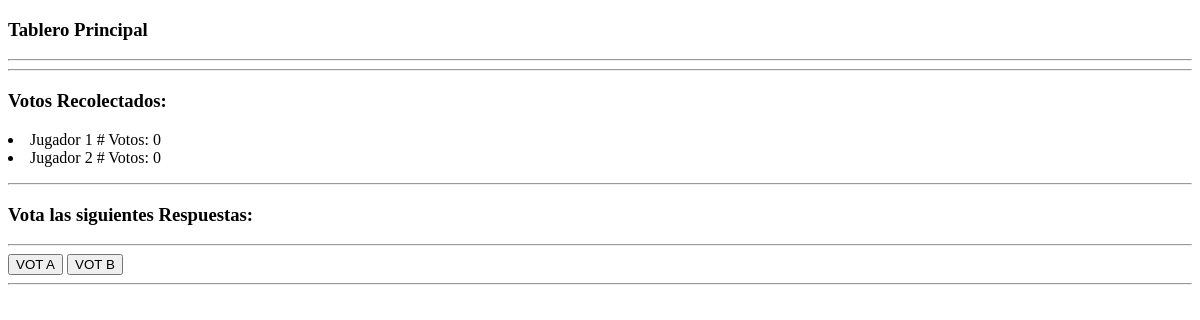
Page /polls/voteBoard/ on the earlier database version.
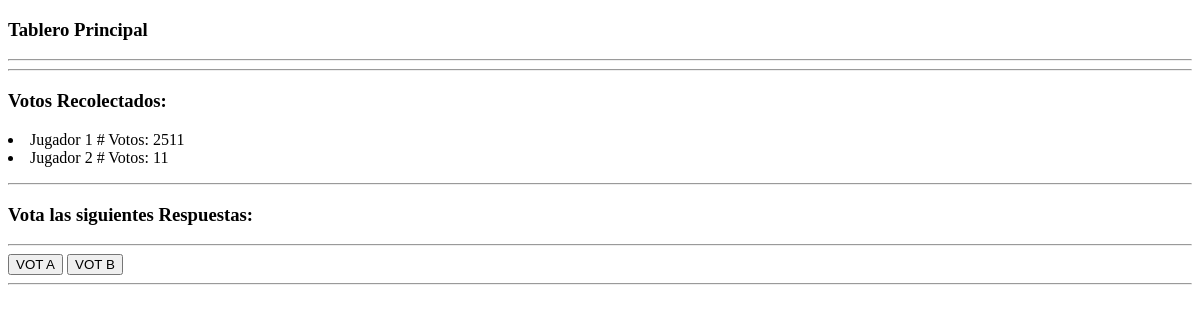
Same page on the later database version.
### polls/models.py (models this page shows, shortened)
@python_2_unicode_compatible
class Personaje(models.Model):
    nombre = models.CharField(max_length=25)
    votos = models.IntegerField(default=0)

### polls/views.py (the view)
def voteBoard(request):
    context = {
        'listadoDePreguntas': Juego.getQueryDePreguntasSeleccionadas(),
        'listadoDeRespuestas': Answer.objects.order_by('pregunta'),
        'listadoDeUsuarios': Personaje.objects.all()
    }
    if request.method == 'POST':
        usuarioIngresado = request.POST['nombreDeUsuario']
        if not Personaje.objects.filter(nombre=usuarioIngresado).exists():
            Personaje(nombre=usuarioIngresado).save()
            return render(request, 'polls/mainboard.html', context)
    return render(request, 'polls/mainboard.html', context)

### polls/Juego.py (called while the page is built)
    @classmethod
    def getQueryDePreguntasSeleccionadas(self):
        return self.queryDePreguntasSeleccionadas

### polls/templates/polls/mainboard.html (shortened to what this page needs)
<!DOCTYPE html>
<html lang="en">
<head>
</head>
<body>
<p>
    <h3>Tablero Principal</h3>
</p>
<hr><hr>
<div id="divVotosRecolectados">
    <p>
        <h3>Votos Recolectados:</h3>
        {% for usuario in listadoDeUsuarios %}
        <li> Jugador {{forloop.counter}}
            # Votos: {{usuario.votos}} </li>
        {% endfor %}
    </p>
</div>
<hr>
<div>
<p><h3> Vota las siguientes Respuestas: </h3></p>
</div>
<hr>
<form action="/polls/usuarioVota/" method="post" id="ideal_form">
    <button id="votA">VOT A</button>
    <button id="votB">VOT B</button>
    <hr>
</form>
</body>
</html>

Differences in the rows shown:
removed Personaje: votos "0"
removed Personaje: votos "0"
added Personaje: votos "2511"
added Personaje: votos "11"
